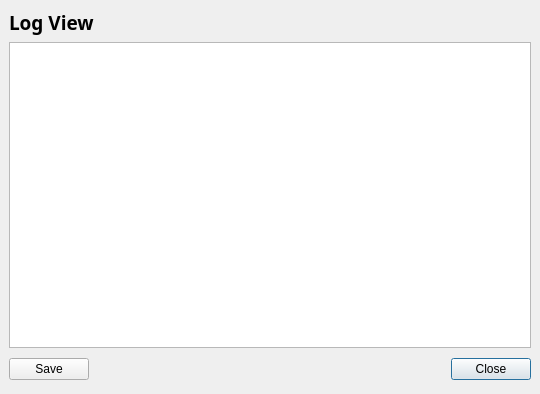
<?xml version="1.0" encoding="UTF-8"?>
<ui version="4.0">
 <class>udg::QLogViewerBase</class>
 <widget class="QDialog" name="udg::QLogViewerBase">
  <property name="geometry">
   <rect>
    <x>0</x>
    <y>0</y>
    <width>540</width>
    <height>394</height>
   </rect>
  </property>
  <property name="windowTitle">
   <string>Log View</string>
  </property>
  <property name="windowIcon">
   <iconset resource="../main/main.qrc">
    <normaloff>:/images/icons/log.svg</normaloff>:/images/icons/log.svg</iconset>
  </property>
  <layout class="QGridLayout" name="gridLayout">
   <property name="leftMargin">
    <number>9</number>
   </property>
   <property name="topMargin">
    <number>9</number>
   </property>
   <property name="rightMargin">
    <number>9</number>
   </property>
   <property name="bottomMargin">
    <number>9</number>
   </property>
   <item row="2" column="0">
    <widget class="QPushButton" name="m_saveButton">
     <property name="text">
      <string>Save</string>
     </property>
     <property name="icon">
      <iconset resource="../main/main.qrc">
       <normaloff>:/images/icons/document-save.svg</normaloff>:/images/icons/document-save.svg</iconset>
     </property>
    </widget>
   </item>
   <item row="2" column="1">
    <spacer>
     <property name="orientation">
      <enum>Qt::Horizontal</enum>
     </property>
     <property name="sizeHint" stdset="0">
      <size>
       <width>131</width>
       <height>31</height>
      </size>
     </property>
    </spacer>
   </item>
   <item row="2" column="2">
    <widget class="QPushButton" name="m_closeButton">
     <property name="text">
      <string>Close</string>
     </property>
     <property name="icon">
      <iconset resource="../main/main.qrc">
       <normaloff>:/images/icons/window-close.svg</normaloff>:/images/icons/window-close.svg</iconset>
     </property>
     <property name="default">
      <bool>true</bool>
     </property>
    </widget>
   </item>
   <item row="0" column="0" colspan="3">
    <layout class="QHBoxLayout">
     <property name="spacing">
      <number>6</number>
     </property>
     <property name="leftMargin">
      <number>0</number>
     </property>
     <property name="topMargin">
      <number>0</number>
     </property>
     <property name="rightMargin">
      <number>0</number>
     </property>
     <property name="bottomMargin">
      <number>0</number>
     </property>
     <item>
      <widget class="QLabel" name="label">
       <property name="text">
        <string>&lt;html&gt;&lt;head&gt;&lt;meta name=&quot;qrichtext&quot; content=&quot;1&quot; /&gt;&lt;/head&gt;&lt;body style=&quot; white-space: pre-wrap; font-family:Sans Serif; font-size:9pt; font-weight:400; font-style:normal; text-decoration:none;&quot;&gt;&lt;p style=&quot; margin-top:0px; margin-bottom:0px; margin-left:0px; margin-right:0px; -qt-block-indent:0; text-indent:0px;&quot;&gt;&lt;span style=&quot; font-size:14pt; font-weight:600; color:#000000;&quot;&gt;Log View&lt;/span&gt;&lt;/p&gt;&lt;/body&gt;&lt;/html&gt;</string>
       </property>
      </widget>
     </item>
     <item>
      <spacer>
       <property name="orientation">
        <enum>Qt::Horizontal</enum>
       </property>
       <property name="sizeHint" stdset="0">
        <size>
         <width>181</width>
         <height>20</height>
        </size>
       </property>
      </spacer>
     </item>
     <item>
      <widget class="QLabel" name="label_2">
       <property name="text">
        <string/>
       </property>
       <property name="pixmap">
        <pixmap resource="../main/main.qrc">:/images/icons/log.svg</pixmap>
       </property>
      </widget>
     </item>
    </layout>
   </item>
   <item row="1" column="0" colspan="3">
    <widget class="QPlainTextEdit" name="m_logBrowser">
     <property name="lineWrapMode">
      <enum>QPlainTextEdit::NoWrap</enum>
     </property>
     <property name="readOnly">
      <bool>true</bool>
     </property>
    </widget>
   </item>
  </layout>
 </widget>
 <resources>
  <include location="../main/main.qrc"/>
  <include location="../main/main.qrc"/>
 </resources>
 <connections/>
</ui>
